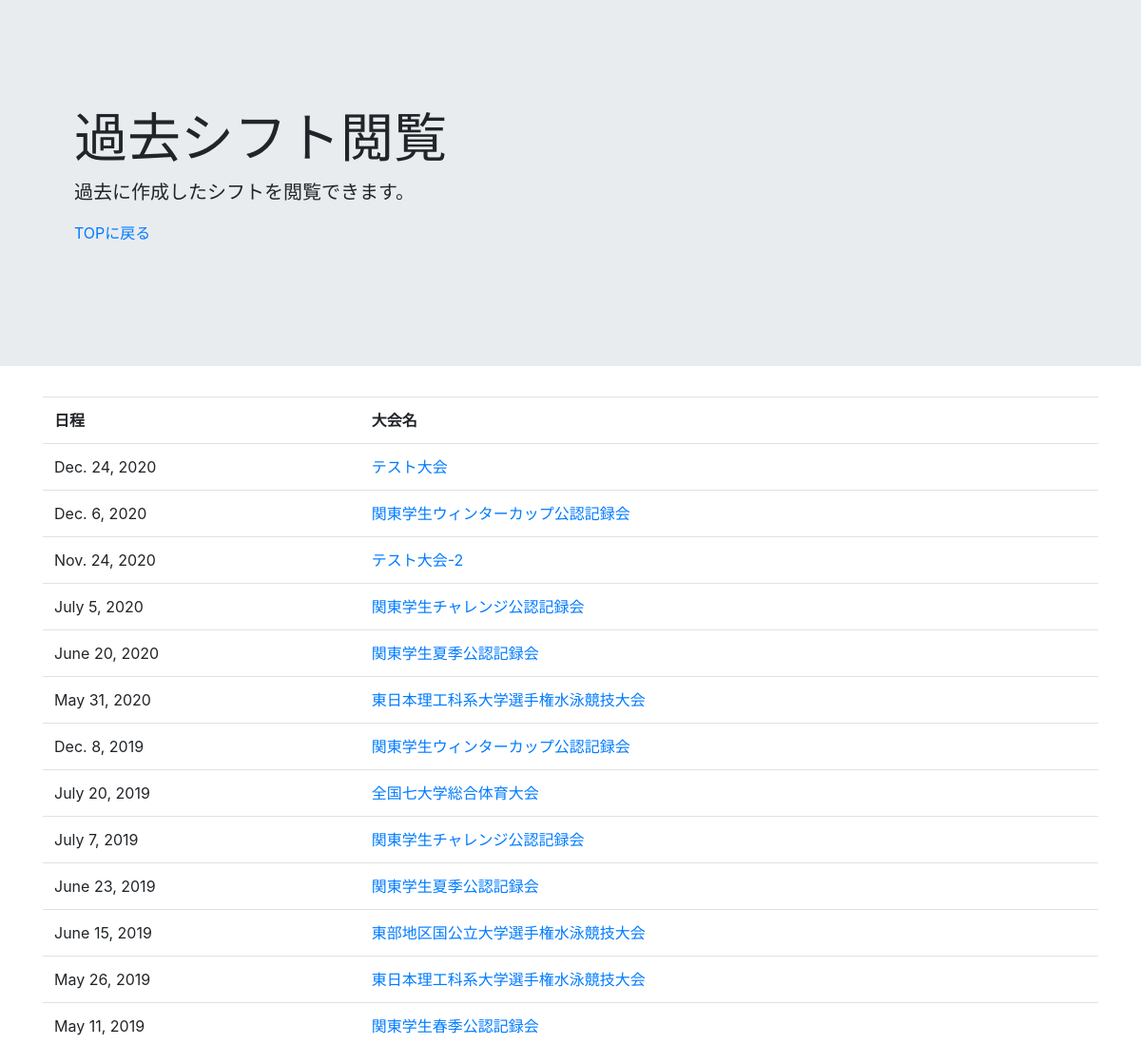
/shift/history, run on the app's committed database.
### shiftmakeapp/models.py (models this page shows, shortened)
class CompetitionModel(models.Model):
    name = models.CharField(max_length=50)
    year = models.IntegerField()
    start_date = models.DateField(auto_now=False, auto_now_add=False)
    end_date = models.DateField(auto_now=False, auto_now_add=False)
    days = models.IntegerField()
    class Meta:
        constraints = [
            models.UniqueConstraint(
                fields=('name', 'year'), name='unique_competition'
            )
        ]

### shiftmakeapp/views.py (the view)
# urls.py: path('history', HistoryView.as_view(), name='history'),
class HistoryView(ListView):
    template_name = 'history.html'
    model = CompetitionModel
    fields = ('name', 'year', 'start_date', 'end_date', 'days')
    def get_queryset(self):
        return CompetitionModel.objects.order_by('-year', '-start_date')

### templates/history.html
{% extends 'base.html' %}
{% block header %}
<header class="jumbotron jumbotron-fluid">
    <div class="container p-5">
        <h1 class="display-4">過去シフト閲覧</h1>
        <p class="lead">過去に作成したシフトを閲覧できます。</p>
        <p><a href="{% url 'top' %}">TOPに戻る</a></p>
    </div>
</header>
{% endblock header %}
{% block content %}
<div class="container">
    <table class="table">
        <tr>
            <th>日程</th>
            <th>大会名</th>
        </tr>
        {% for item in object_list %}
            <tr>
                <td>{{item.start_date}}</td>
                <td><a href="{% url 'shift:historydetail' item.pk %}">{{item.name}}</a></td>
            </tr>
        {% endfor %}
    </table>
</div>
{% endblock content %}

### data on the page
CompetitionModel: start_date "Dec. 24, 2020", name "テスト大会"
CompetitionModel: start_date "Dec. 6, 2020", name "関東学生ウィンターカップ公認記録会"
CompetitionModel: start_date "Nov. 24, 2020", name "テスト大会-2"
CompetitionModel: start_date "July 5, 2020", name "関東学生チャレンジ公認記録会"
CompetitionModel: start_date "June 20, 2020", name "関東学生夏季公認記録会"
CompetitionModel: start_date "May 31, 2020", name "東日本理工科系大学選手権水泳競技大会"
CompetitionModel: start_date "Dec. 8, 2019", name "関東学生ウィンターカップ公認記録会"
CompetitionModel: start_date "July 20, 2019", name "全国七大学総合体育大会"
CompetitionModel: start_date "July 7, 2019", name "関東学生チャレンジ公認記録会"
CompetitionModel: start_date "June 23, 2019", name "関東学生夏季公認記録会"
CompetitionModel: start_date "June 15, 2019", name "東部地区国公立大学選手権水泳競技大会"
CompetitionModel: start_date "May 26, 2019", name "東日本理工科系大学選手権水泳競技大会"
CompetitionModel: start_date "May 11, 2019", name "関東学生春季公認記録会"
